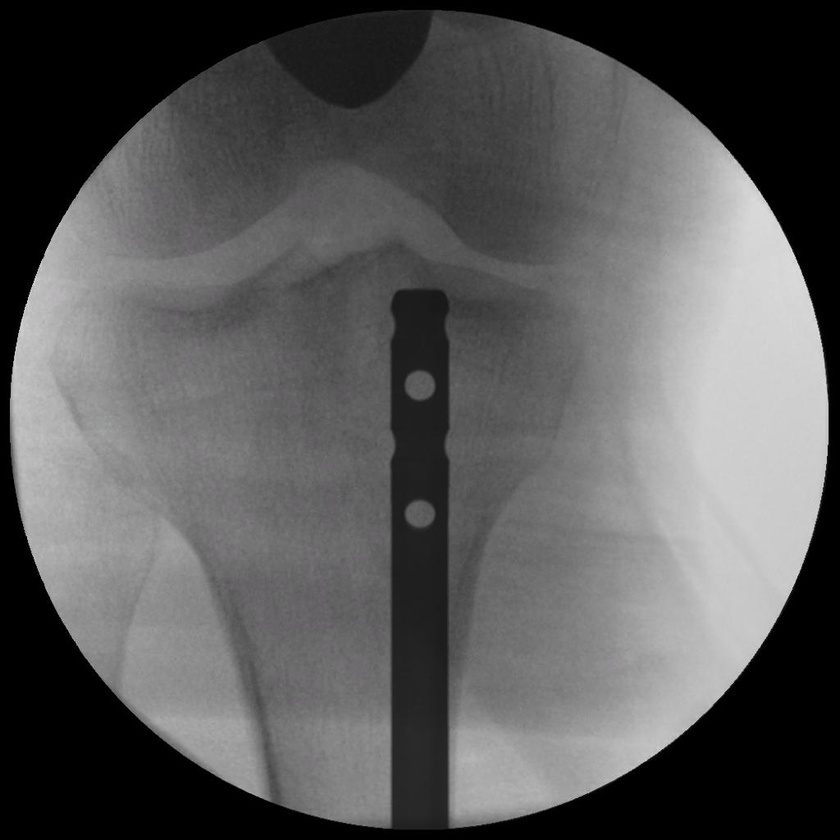
#> input picture Feature Point Detection/1024_noise/1.jpg, 840 x 840 px, shrunk from 1024 x 1024 before the run; its folder holds only this picture in this run
$ python back_integration.py
#> lines starting #> are read from the running program, lines starting #| are printed output that depends on the picture; after the words box and inside, x2 and y2 are one past the last pixel; in counts of white or black regions, pixels touching at a corner belong together
import cv2
from numpy import percentile
import numpy as np

for i in range(33) :
    # first step : background normalization
    img = cv2.imread('1024_noise/'+str(i+1)+'.jpg', cv2.IMREAD_GRAYSCALE)
#> img: shape (840, 840); min 0, max 239, mean 89
    lower = percentile(img, 0)
#> lower = 0
    upper = percentile(img, 100)
#> upper = 239
    if (i==1) or (i==5) or (i==23) :
        cv2.normalize(img, img, 0, 250+upper, cv2.NORM_MINMAX)
    elif (i==20) or (i==30) :
        img = cv2.add(img, 70)
        cv2.normalize(img, img, 0, 300+upper, cv2.NORM_MINMAX)
    else :
        cv2.normalize(img, img, 0, 300+upper, cv2.NORM_MINMAX)
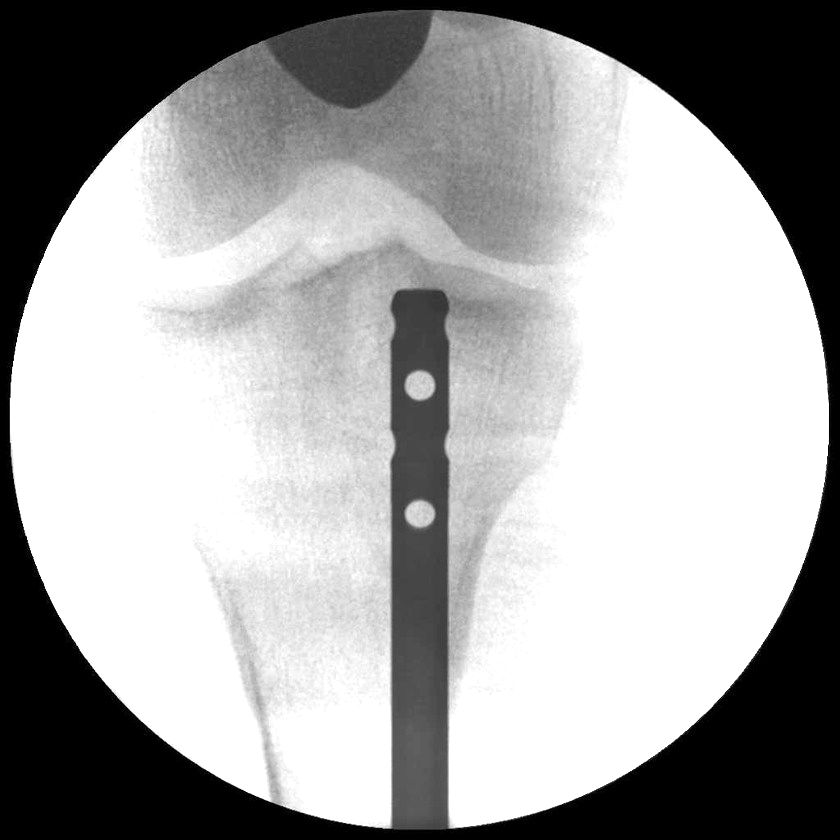
#> img: shape (840, 840); min 0, max 255, mean 162.9
    img = cv2.medianBlur(img, 7)
    cv2.imwrite('first_step/'+str(i+1)+'.jpg', img)

    # second step : background remove with contour
    #== Parameters
    BLUR = 21
    CANNY_THRESH_1 = 10
    CANNY_THRESH_2 = 100
    MASK_DILATE_ITER = 5
    MASK_ERODE_ITER = 5
    MASK_COLOR = (1.0,1.0,1.0) # In BGR format

    #-- Read image
    img = cv2.imread('first_step/'+str(i+1)+'.jpg')
#> img: shape (840, 840, 3); min 0, max 255, mean 162.9
    gray = cv2.cvtColor(img, cv2.COLOR_BGR2GRAY)

    #-- Edge detection
    edges = cv2.Canny(gray, CANNY_THRESH_1, CANNY_THRESH_2)
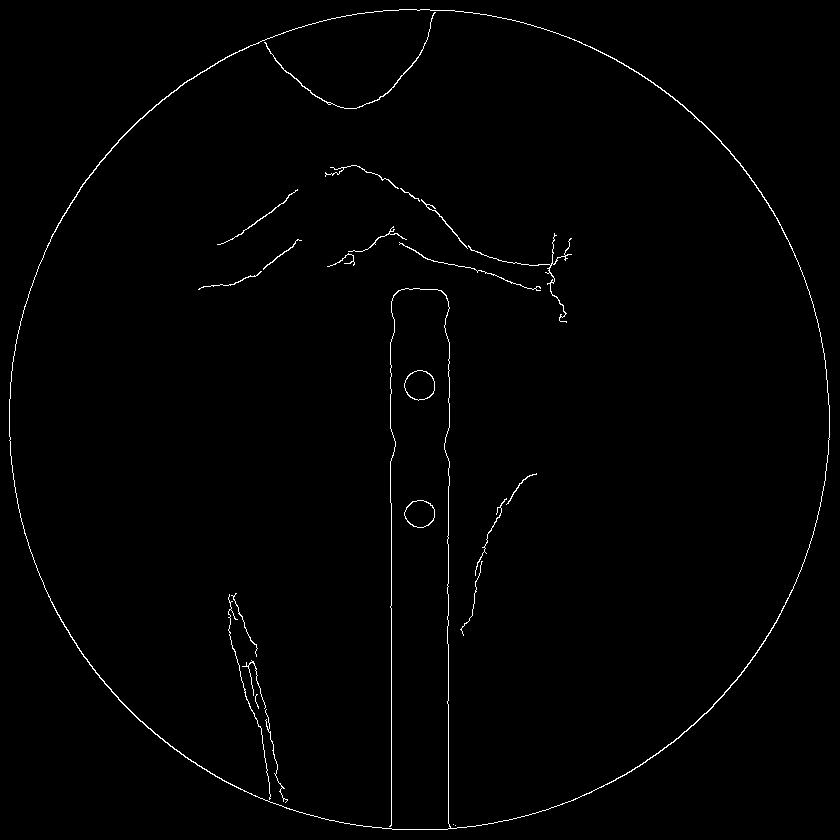
#> edges: shape (840, 840); 0.94% white in thin lines or dots
    edges = cv2.dilate(edges, None)
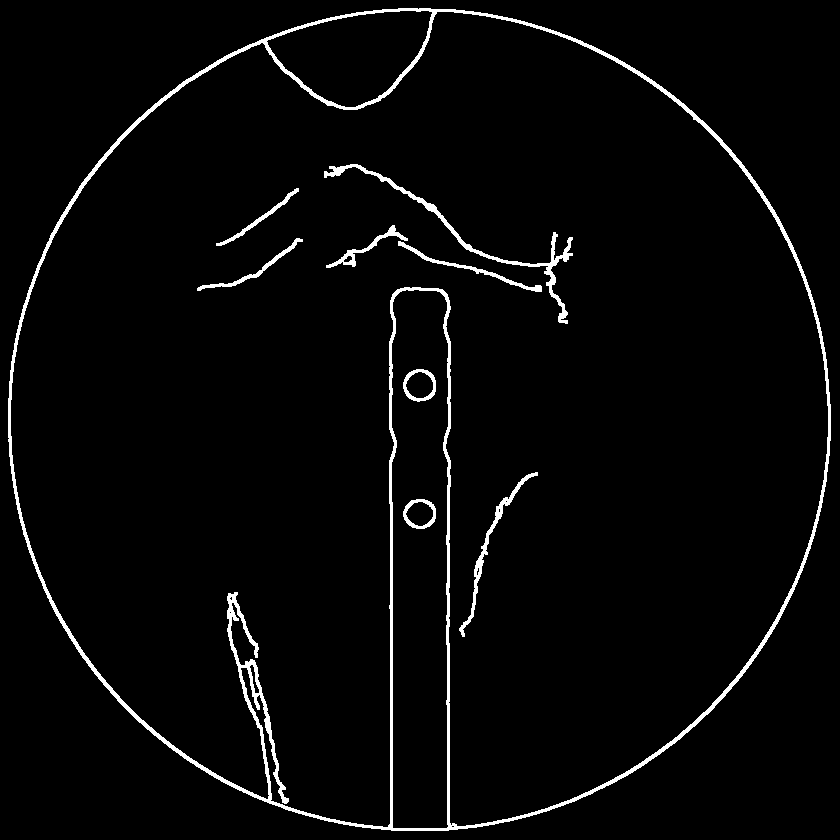
#> edges: shape (840, 840); 3% white; 9 white regions, largest, box (x1, y1, x2, y2) and area: (8, 8, 831, 831) 16013, (324, 164, 573, 324) 1762, (459, 472, 538, 637) 859
    edges = cv2.erode(edges, None)
#> edges: shape (840, 840); 0.99% white in thin lines or dots

    #-- Find contours in edges, sort by area
    contour_info = []
    contours, hierarchy = cv2.findContours(edges, cv2.RETR_CCOMP, cv2.CHAIN_APPROX_NONE)
#> contours = 20 contours, 2 with area under 20; largest, box (x1, y1, x2, y2) and area: (9, 9, 830, 830) 528586, (9, 10, 830, 829) 486126, (390, 288, 450, 830) 30594, (265, 9, 434, 109) 10849, (404, 370, 435, 401) 702
    for c in contours:
        contour_info.append([
            c,
            cv2.isContourConvex(c),
            cv2.contourArea(c),
        ])
#> this loop made 20 passes
#> c on pass 1: [[453, 824]]
#> after the loop, contour_info = 20 items
    contour_info = sorted(contour_info, key=lambda c: c[2], reverse=True)
    #final_contour = [[x for x in contour_info[2][0] if x not in contour_info[0][0]], contour_info[0][1], contour_info[2][2] - contour_info[0][2]]
    for lst in contour_info :
        print(lst[2])
#> this loop made 20 passes
#> lst on pass 20: [[[453, 824]], False, 0]
#| 528586.0
#| 486125.5
#| 30594.0
#| 10849.0
#| 702.0
#| 677.0
#| 634.0
#| 611.0
#> (further printed lines are left out)
    if (i==30) :
        final_contour = contour_info[1]
    else :
        final_contour = contour_info[2]
#> final_contour = 3 items, first 3: contour of 1174 points, box (x1, y1, x2, y2) (390, 288, 450, 830), area 30594, False, 30594

    #-- Create empty mask, draw filled polygon on it corresponding to largest contour ----
    # Mask is black, polygon is white
    mask = np.zeros(edges.shape)
    cv2.fillConvexPoly(mask, final_contour[0], (255))
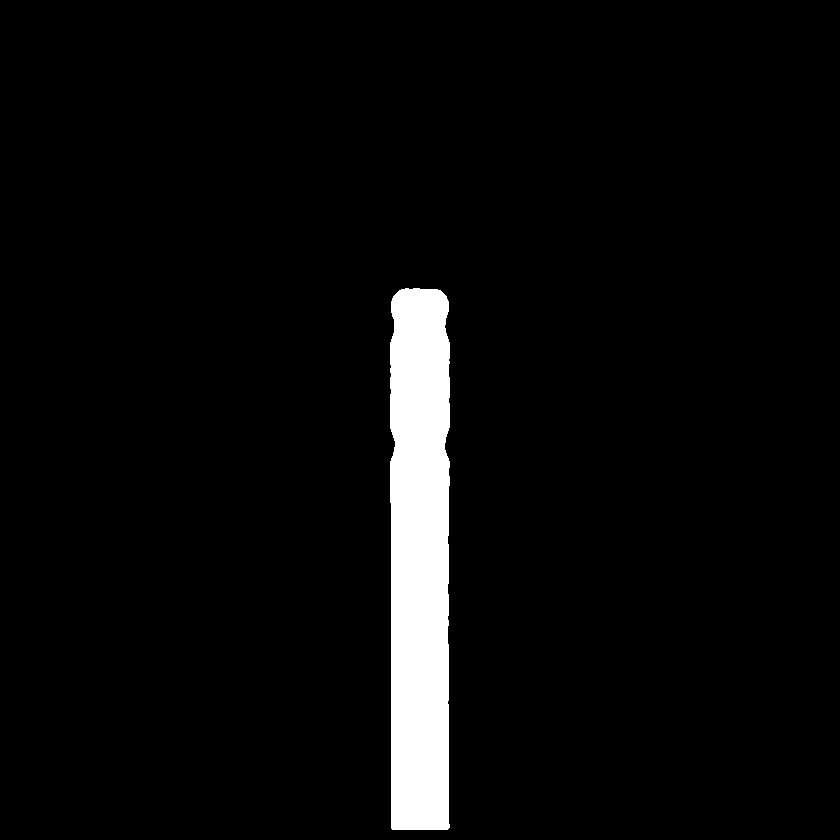
#> mask: shape (840, 840) float64; 4.4% white; 1 white region, box (x1, y1, x2, y2) and area: (390, 288, 450, 830) 31182

    #-- Smooth mask, then blur it
    mask = cv2.dilate(mask, None, iterations=MASK_DILATE_ITER)
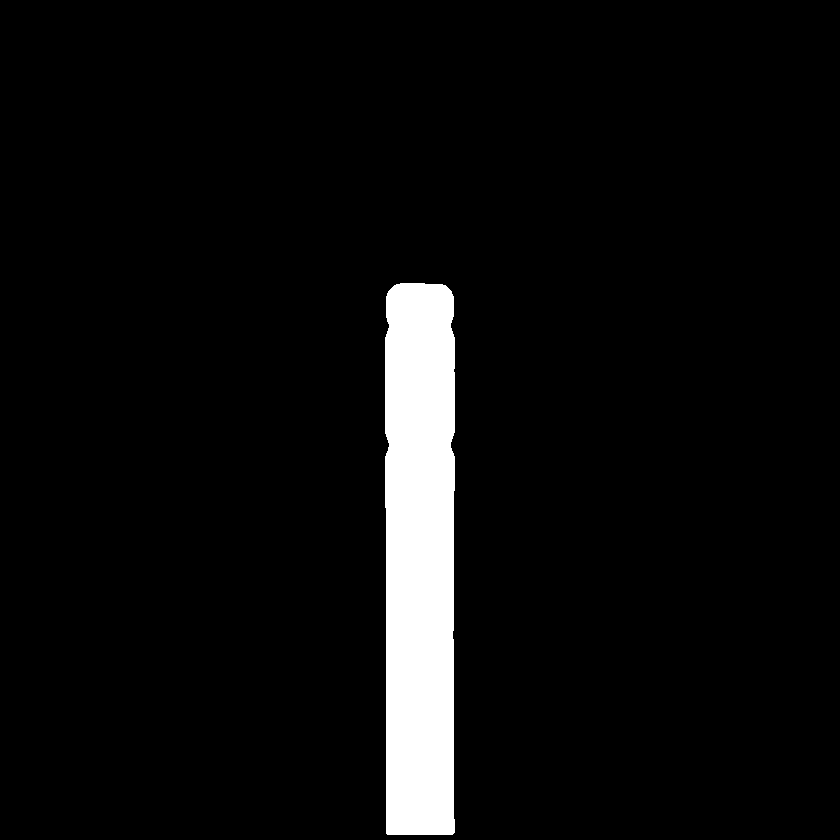
#> mask: shape (840, 840) float64; 5.3% white; 1 white region, box (x1, y1, x2, y2) and area: (385, 283, 455, 835) 37544
    mask = cv2.erode(mask, None, iterations=MASK_ERODE_ITER)
#> mask: shape (840, 840) float64; 4.4% white; 1 white region, box (x1, y1, x2, y2) and area: (390, 288, 450, 830) 31254
    mask = cv2.GaussianBlur(mask, (BLUR, BLUR), 0)
    mask_stack = np.dstack([mask]*3)    # Create 3-channel alpha mask

    #-- Blend masked img into MASK_COLOR background
    mask_stack = mask_stack.astype('float32') / 255.0
    img = img.astype('float32') / 255.0
    masked = (mask_stack * img) + ((1-mask_stack) * MASK_COLOR)
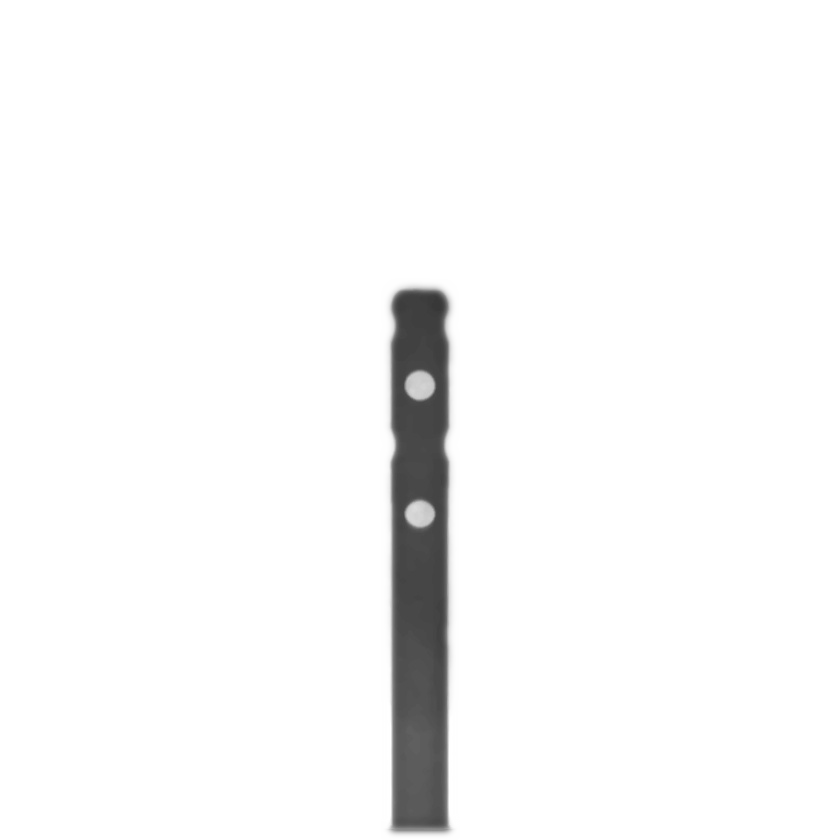
#> masked: shape (840, 840, 3) float64; min 0.216, max 1, mean 0.971
    masked = (masked * 255).astype('uint8')
#> (the run stopped early here; a loop or call above may not have finished)
